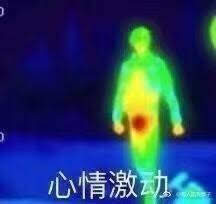
%> input picture 【20190711】图像处理导论/code/t2.jpg, 216 x 204 px
$ octave pictest.m   (GNU Octave 9; MATLAB toolbox functions it lacks are replaced by stand-ins)
%> lines starting %> are read from the running program, lines starting %| are printed output that depends on the picture
clear;
pic = imread('t2.jpg');
%> pic is the input picture: size 204x216x3 uint8; mean R, G, B 38.7, 61.7, 103.2
pic = rgb2gray(pic);
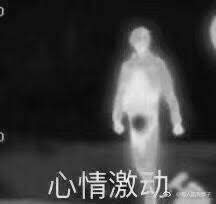
%> pic: size 204x216 uint8; min 4, max 249, mean 59.5
[m,n] = size(pic);
%> m = 204; n = 216
pic1 = zeros(m,n);
for i=1:20
    J(:,:,i)=imnoise(pic,'gaussian',0.01);
    pic1 = pic1+double(J(:,:,i));
    if or(or(i==1,i==4),or(i==8,i==16));
        figure,imshow(uint8(pic1/i))
    end
end
%> this loop made 20 passes
%> pass 1, `pic1 = pic1+double(J(:,:,i));`:
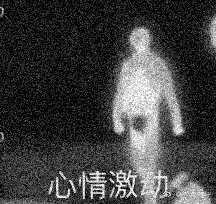
%> pic1: size 204x216 double; min 0, max 255, mean 63.6
%> pass 2, `pic1 = pic1+double(J(:,:,i));`:
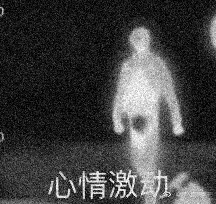
%> pic1: size 204x216 double; min 0, max 510, mean 127.3; drawn with min black and max white
%> pass 3, `pic1 = pic1+double(J(:,:,i));`:
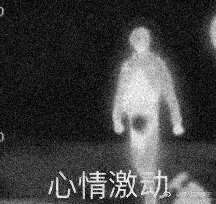
%> pic1: size 204x216 double; min 0, max 765, mean 191.2; drawn with min black and max white
%imshow(pic);
%subplot(2, 2, 1);
%imshow(pic);
